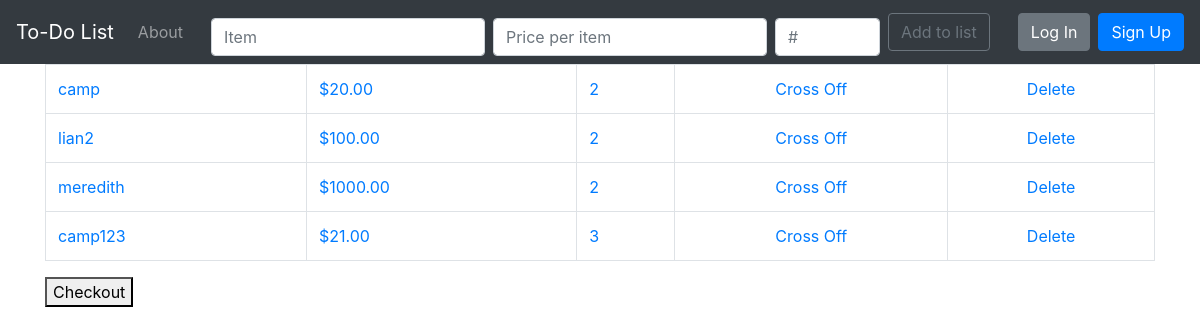
The app's page /, older data.
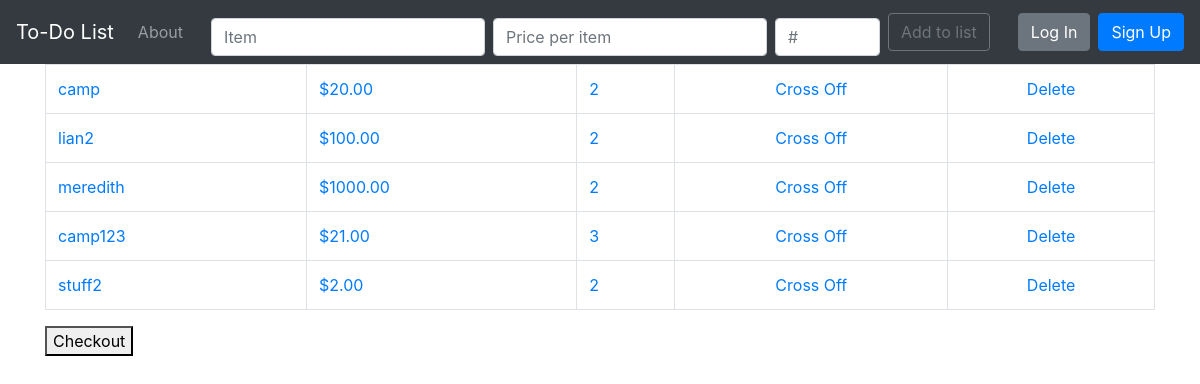
The same page, newer data.
### todo_list/models.py (models this page shows, shortened)
class List(models.Model):
     item = models.CharField(max_length=200)
     price = models.DecimalField(max_digits=6, decimal_places=2, default=0)
     quantity = models.IntegerField(default=1)
     completed = models.BooleanField(default=False)

### todo_list/views.py (the view)
# urls.py: path('', views.home, name='home'),
def home(request):
    if request.method == 'POST':
        form = ListForm(request.POST or None)
        if form.is_valid():
            form.save()
            all_items = List.objects.all
            messages.success(request, ('Item has Been Added To List'))
            return render(request, 'home.html', {'all_items': all_items})
    else:
        all_items = List.objects.all
        return render(request, 'home.html', {'all_items': all_items})

### todo_list/templates/home.html (shortened to what this page needs)
{% extends 'base.html' %}
{% block content %}
{% if all_items %}
<table class="table table-bordered">
    {% for things in all_items %}
        {% if things.completed %}
            <tr class="table-secondary">
                <td class="striker"><a href="{% url 'edit' things.id %}">{{ things.item }}</a></td>
                <td><center><a href="{% url 'uncross_off' things.id %}">Uncross</a></center></td>
                <td><center><a href="{% url 'delete' things.id %}">Delete</a></center></td>
            </tr>
        {% else %}
            <tr>
                <td><a href="{% url 'edit' things.id %}">{{ things.item }}</a></td>
                <td><a href="{% url 'edit' things.id %}">${{ things.price }}</a></td>
                <td><a href="{% url 'edit' things.id %}">{{ things.quantity }}</a></td>
                <td><center><a href="{% url 'cross_off' things.id %}">Cross Off</a></center></td>
                <td><center><a href="{% url 'delete' things.id %}">Delete</a></center></td>
            </tr>
        {% endif %}
    {% endfor %}
</table>
<button>Checkout</button>
{% endif %}
{% endblock %}

Row changes from the older to the newer data that the page shows:
added List: item "stuff2", price "2.00", quantity "2"
